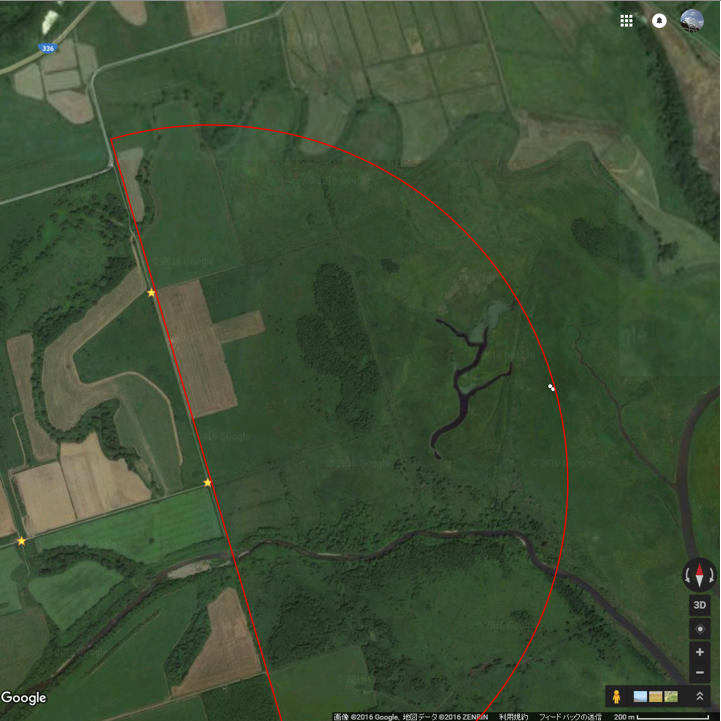
#> input picture materials/pic/TaikiLand.png, 721 x 721 px
$ python rotate.py
#> lines starting #> are read from the running program, lines starting #| are printed output that depends on the picture
# -*- coding:utf-8 -*-

from PIL import Image

img = Image.open('./pic/TaikiLand.png','r')
#> img is the input picture: PIL image 721x721 RGB; mean R, G, B 62.1, 80.1, 53.1

# 45°回転
tmp = img.rotate(-8.203)
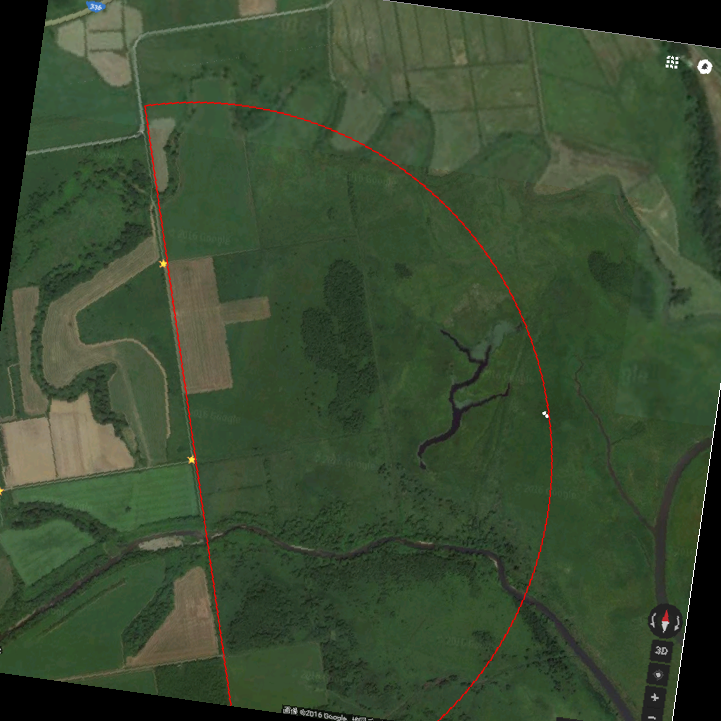
#> tmp: PIL image 721x721 RGB; mean R, G, B 57.6, 74.8, 49.2
tmp.save('TaikiLand8deg.png')


    # painter = QPainter(self)
    # # tf = QTransform()
    # # tf.translate(self.width() / 2, self.height() / 2)
    # # tf.rotate(8.203)
    # # painter.setTransform(tf)
    # pen = QPen()

    # # tf.translate(-self.image.width() / 2, -self.image.height() / 2)
    # # painter.setTransform(tf)
    # painter.drawImage(0, 0,self.image)
    # # tf.translate(self.width() / 2, self.height() / 2)

    # # tf.rotate(8.203)
    # # painter.setTransform(tf)

$ run again, with materials/pic/NoshiroAsanai3rd.png copied over materials/pic/TaikiLand.png
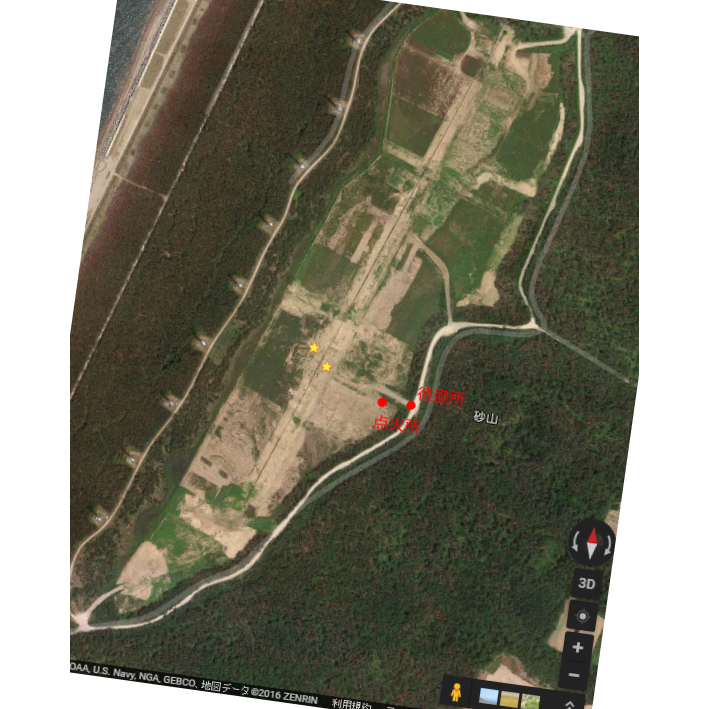
#> input picture materials/pic/NoshiroAsanai3rd.png, 709 x 709 px
#> img is the input picture: PIL image 709x709 RGBA; mean R, G, B, A 114.1, 112, 96.1, 191.9
#> `tmp = img.rotate(-8.203)`:
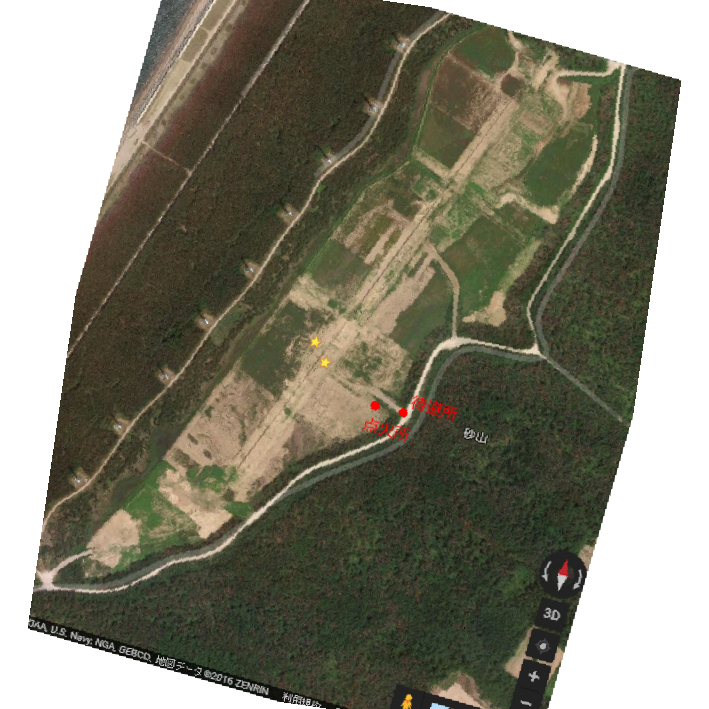
#> tmp: PIL image 709x709 RGBA; mean R, G, B, A 102, 100, 84.2, 188.5; transparent parts drawn white

$ run again, with materials/pic/NoshiroOchiai3km.png copied over materials/pic/TaikiLand.png
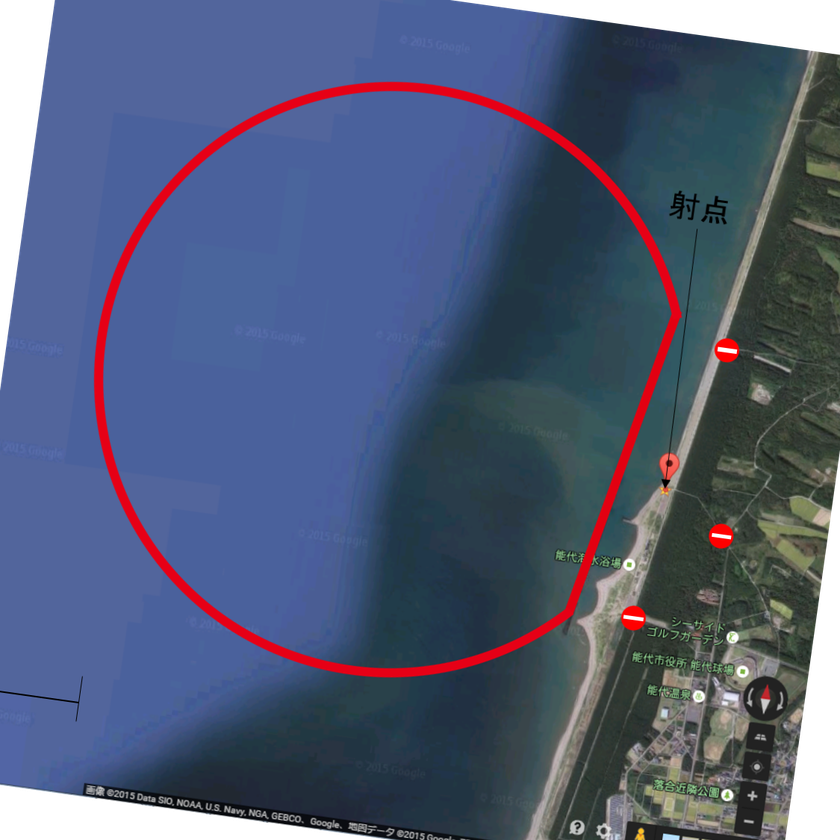
#> input picture materials/pic/NoshiroOchiai3km.png, 840 x 840 px, shrunk from 1125 x 1125 before the run
#> img is the input picture: PIL image 840x840 RGBA; mean R, G, B, A 66.8, 77.7, 105, 239.5
#> `tmp = img.rotate(-8.203)`:
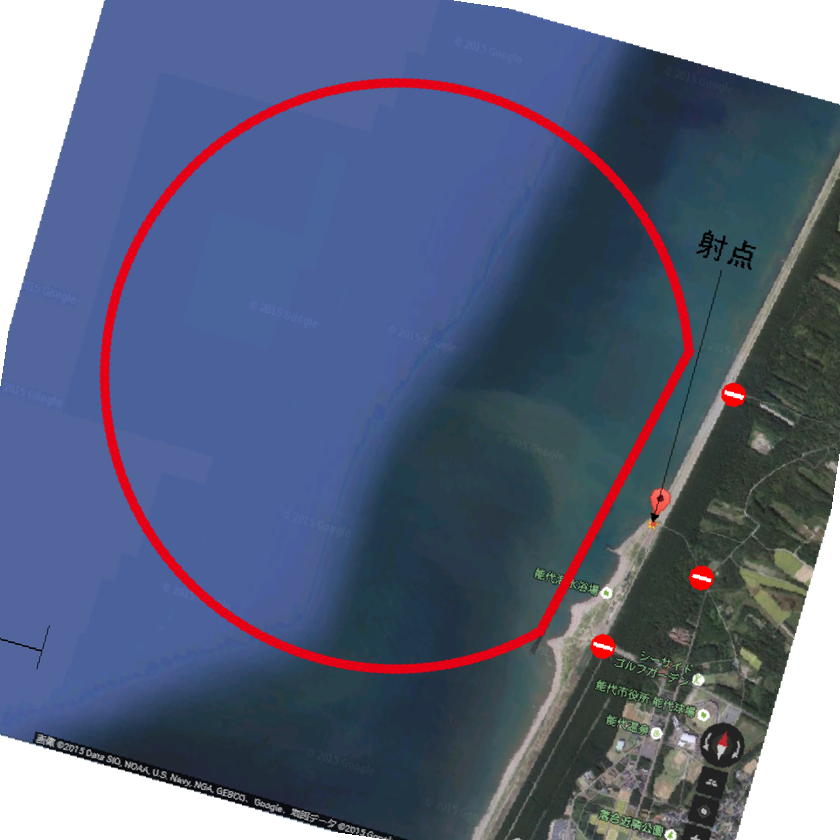
#> tmp: PIL image 840x840 RGBA; mean R, G, B, A 62.9, 73.3, 99.4, 227.6; transparent parts drawn white
